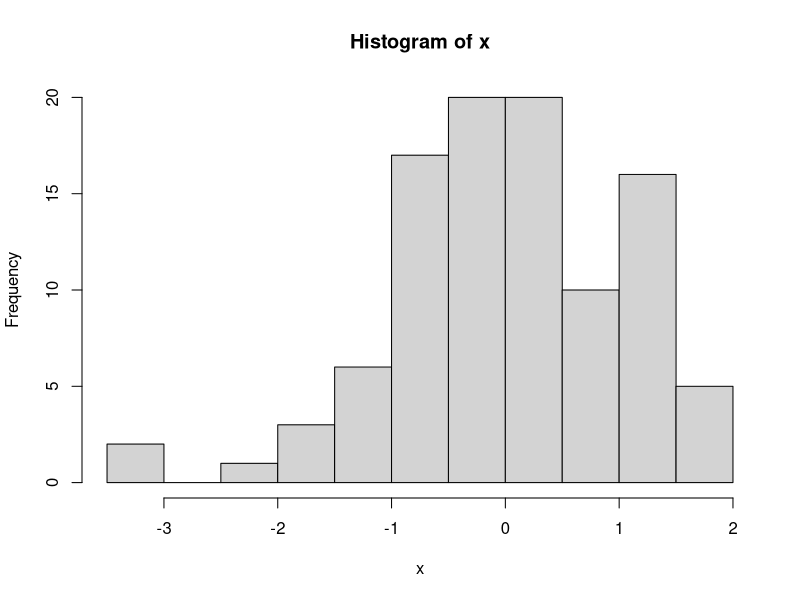

Recreate this plot in R. (Note: this script raises an error after producing the figure.)
## ---- chunk 1
knitr::opts_chunk$set(echo = TRUE)
## ---- chunk 2
x <- rnorm(100)
hist(x)
## ---- chunk 3
x <-24^2
x
## ---- chunk 4
2*pi
## ---- chunk 5
7+runif(1)#runif means creat a random variable which follow unifrom devision.
## ---- chunk 6
sqrt(4^4)
## ---- chunk 7
log(10)
## ---- chunk 8
5e9 * 1e3
## ---- chunk 9
x <- 24^2
X <- 'Hello R'
print(c(x,X)) 
##1. c(,) means combine two elements into one vector
##2. in a vector all the elements should be the same type. so the R would change the type of some elements. string > number > logic
## ---- chunk 10
## creat a sequence as vector
x<- 1:50
y<- seq(1,50,5)
print(x)
print(y)
## ---- chunk 11
x<-2
class(x)
class(2L)
attributes(x)
## ---- chunk 12
y <- TRUE
class(y)
y <- as.character(y)
class(y)
## ---- chunk 13
y <- as.integer(y)
class(y)
## ---- chunk 14
y <- as.numeric(y)
class(y)
## ---- chunk 15
y <- as.complex(y)
class(y)
## ---- chunk 16
x <- c(0.5,TRUE)
class(x)
x <- c(3:12,'R')
class(x)
x <- c(1+3i,TRUE)
class(x)
## ---- chunk 17
x <- 0:4
class(x)
as.numeric(x)
as.character(x)
as.logical(x)
x <- c("a", "b", "c")
as.numeric(x)

## ---- chunk 18
#create a matrices
mat <- matrix(1:6, ncol = 3, nrow = 2, byrow = TRUE)  # byrow=FALSE is default
mat
attributes(mat) # view the main attribute of the variable
dim(mat)

rep(5,3)
rep(c(1,5),3)
rep(c(1,5),each=3)
## ---- chunk 19
#another way to creat a matrices
x <- 1:10 # x right now is still a vector
dim(x) <- c(2,5)
x #after set the attribute of dim, the vector become matric
## ---- chunk 20
x <- rep(5,3) # repeat 5 three time and creat a vector
y <- 11:13
mat <- cbind(x,y) #combind the x and y in col
mat
mat <- rbind(x,y)
#combind the x and y in row
mat
class(mat) #after combine two vectors the matric formed
## ---- chunk 21
## creat and change the names of matrices
mat
dimnames(mat) <- list(c('a','b'),c('c','d','e'))
mat
colnames(mat) <-c('Alpha','Beta','Gamma')
mat
rownames(mat) <- c('red','green')
mat
## ---- chunk 22
x <- list(1,'a',TRUE,1+4i)
x
## ---- chunk 23
vec1 <- c('welcome','to','columbia') #this is a vector of characters

names(vec1)
names(vec1) <- c('w1','w2','w3')
names(vec2) <- c('w1','w2','w3','w4')
vec1
vec2 <- c(1,'equals to',1+1i,'is not',TRUE)
vec2
names(vec2)
## ---- chunk 24
mylist <- list(stuff=3,mat=matrix(1:4,nrow=2),morestuff=c('china','japan'),list(5,'bear'))
mylist
names(mylist)
## ---- chunk 25
x <- data.frame(foo=1:4,bar=c(T,T,F,F))
x
attributes(x)
nrow(x)
ncol(x)
names(x) <- c('cindy','rush')
row.names(x) <- c('00','01','10','11')
x
